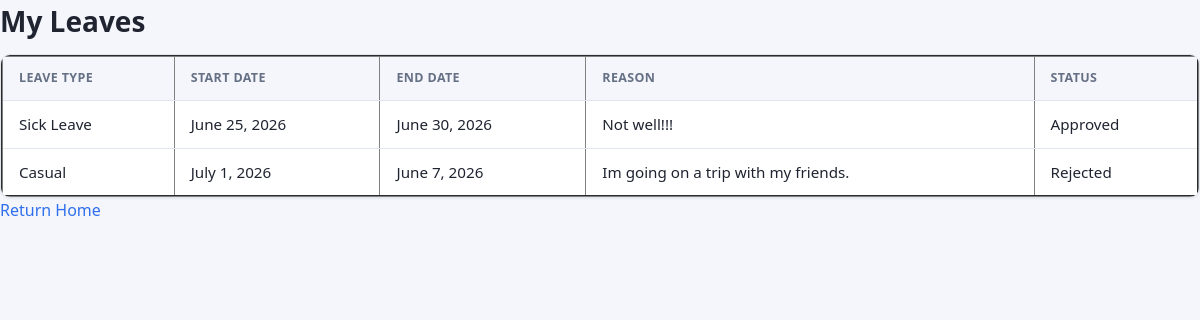
Screenshot of /leave/my_leaves/ (signed in) with the database file from the repository.
### leave/models.py (models this page shows, shortened)
class Leave(models.Model):
    user=models.ForeignKey(User,on_delete=models.CASCADE)
    leave_type=models.CharField(max_length=20)
    start_date=models.DateField()
    end_date=models.DateField()
    reason=models.TextField()
    status=models.CharField(max_length=20,default="Pending")

### leave/views.py (the view)
# urls.py: path('my_leaves/',my_leaves,name="my_leaves"),
@login_required
def my_leaves(request):
    leaves=Leave.objects.filter(user=request.user)
    return render(request,"my_leaves.html",{'leaves':leaves})

### templates/my_leaves.html (shortened to what this page needs)
{% load static %}
<!DOCTYPE html>
<html lang="en">
<head>
    <link rel="stylesheet" href="{% static 'css/style.css' %}">
</head>
<body>
    <h1>My Leaves</h1>
    <div class="table-wrap">
    <table border="2px">
        <tr>
            <th>Leave type</th>
            <th>Start date</th>
            <th>End date</th>
            <th>Reason</th>
            <th>Status</th>
        </tr>
        {% for i in leaves %}
        <tr>
            <td>{{i.leave_type}}</td>
            <td>{{i.start_date}}</td>
            <td>{{i.end_date}}</td>
            <td>{{i.reason}}</td>
            <td>{{i.status}}</td>
        </tr>
        {% endfor %}
    </table>
    </div>
    <a href="{% url 'staff_dash' %}">Return Home</a>
</body>
</html>

### static/css/style.css (style rules this page uses)
:root { --color-primary: #2f6fed; --color-primary-dark: #1f52c4; --color-danger: #e5484d; --color-danger-dark: #c53d41; --color-success: #1e9e6b; --color-bg: #f4f6fb; --color-surface: #ffffff; --color-border: #e1e5ee; --color-text: #1f2430; --color-text-muted: #667085; --radius-sm: 6px; --radius-md: 10px; --radius-lg: 16px; --shadow-sm: 0 1px 2px rgba(16, 24, 40, 0.06); --shadow-md: 0 4px 16px rgba(16, 24, 40, 0.08); --space-1: 4px; --space-2: 8px; --space-3: 12px; --space-4: 16px; --space-5: 24px; --space-6: 32px; --font-sans: "Segoe UI", Roboto, Helvetica, Arial, sans-serif; }
* { box-sizing: border-box; }
body { margin: 0; min-height: 100vh; font-family: var(--font-sans); background: var(--color-bg); color: var(--color-text); line-height: 1.5; }
h1, h2, h3, h4 { margin: 0 0 var(--space-3); font-weight: 600; color: var(--color-text); }
h1 { font-size: 1.75rem; }
a { color: var(--color-primary); text-decoration: none; }
.table-wrap { overflow-x: auto; background: var(--color-surface); border: 1px solid var(--color-border); border-radius: var(--radius-md); box-shadow: var(--shadow-sm); }
table { width: 100%; border-collapse: collapse; font-size: 0.95rem; }
th, td { padding: var(--space-3) var(--space-4); text-align: left; border-bottom: 1px solid var(--color-border); }
th { background: var(--color-bg); font-weight: 600; color: var(--color-text-muted); text-transform: uppercase; font-size: 0.78rem; letter-spacing: 0.03em; }
tr:last-child td { border-bottom: none; }

### rows the page displays
Leave: leave_type "Sick Leave", start_date "June 25, 2026", end_date "June 30, 2026", reason "Not well!!!", status "Approved"
Leave: leave_type "Casual", start_date "July 1, 2026", end_date "June 7, 2026", reason "Im going on a trip with my friends.", status "Rejected"
